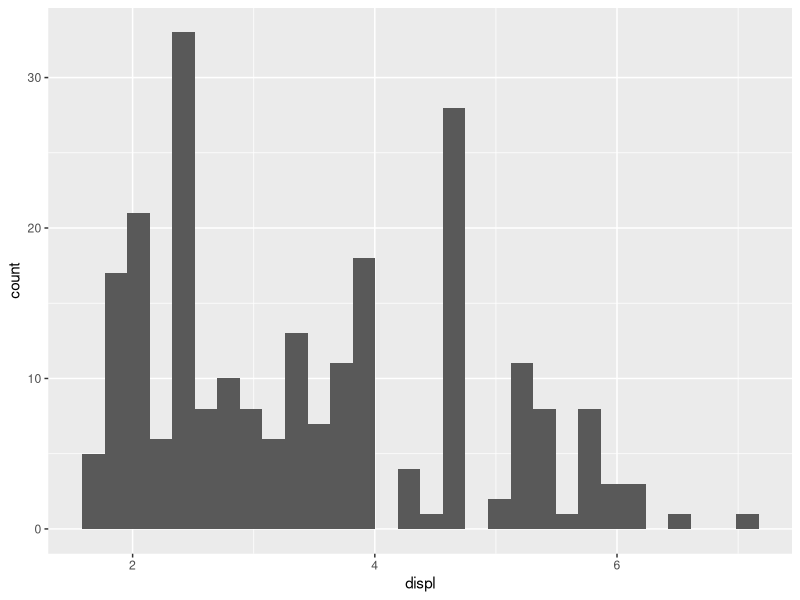
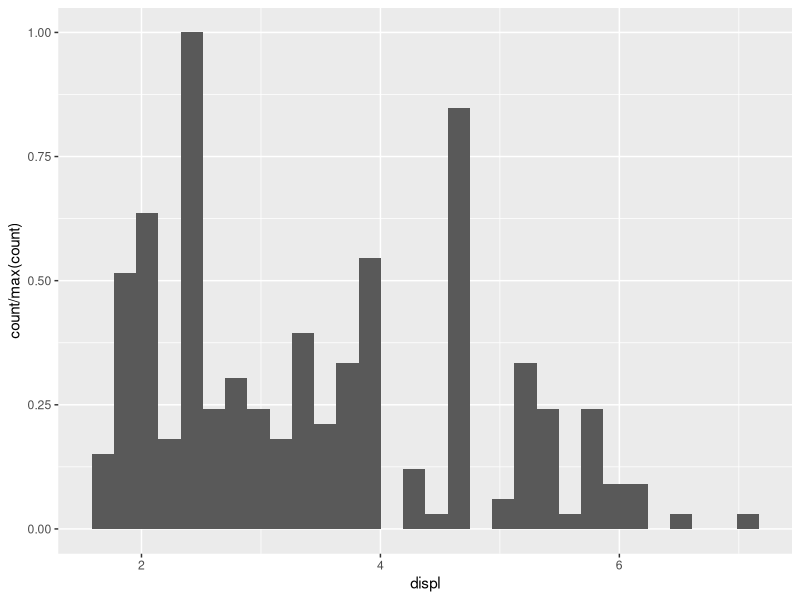
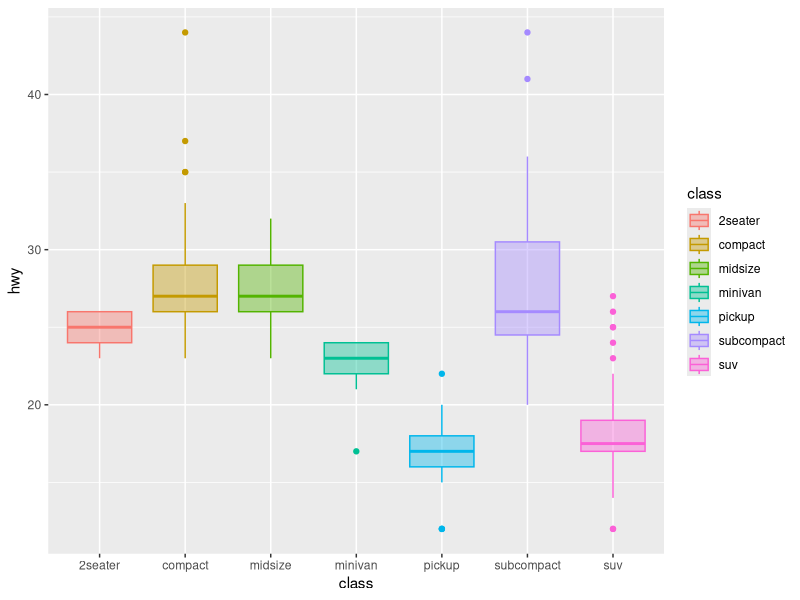
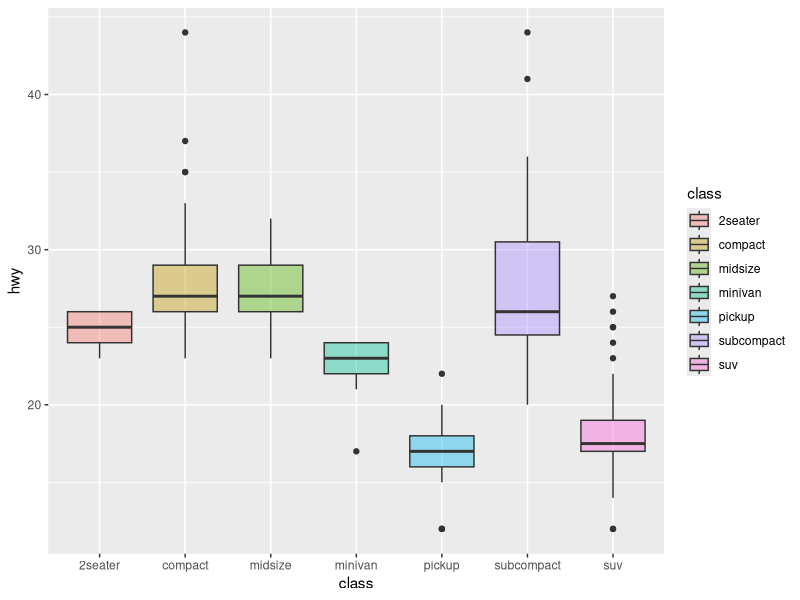

Write R code to recreate these figures, in order.
library(ggplot2)


### Name: aes_eval
### Title: Control aesthetic evaluation
### Aliases: aes_eval after_stat stat after_scale stage

### ** Examples

# Default histogram display
ggplot(mpg, aes(displ)) +
  geom_histogram(aes(y = after_stat(count)))

# Scale tallest bin to 1
ggplot(mpg, aes(displ)) +
  geom_histogram(aes(y = after_stat(count / max(count))))

# Use a transparent version of colour for fill
ggplot(mpg, aes(class, hwy)) +
  geom_boxplot(aes(colour = class, fill = after_scale(alpha(colour, 0.4))))

# Use stage to modify the scaled fill
ggplot(mpg, aes(class, hwy)) +
  geom_boxplot(aes(fill = stage(class, after_scale = alpha(fill, 0.4))))
